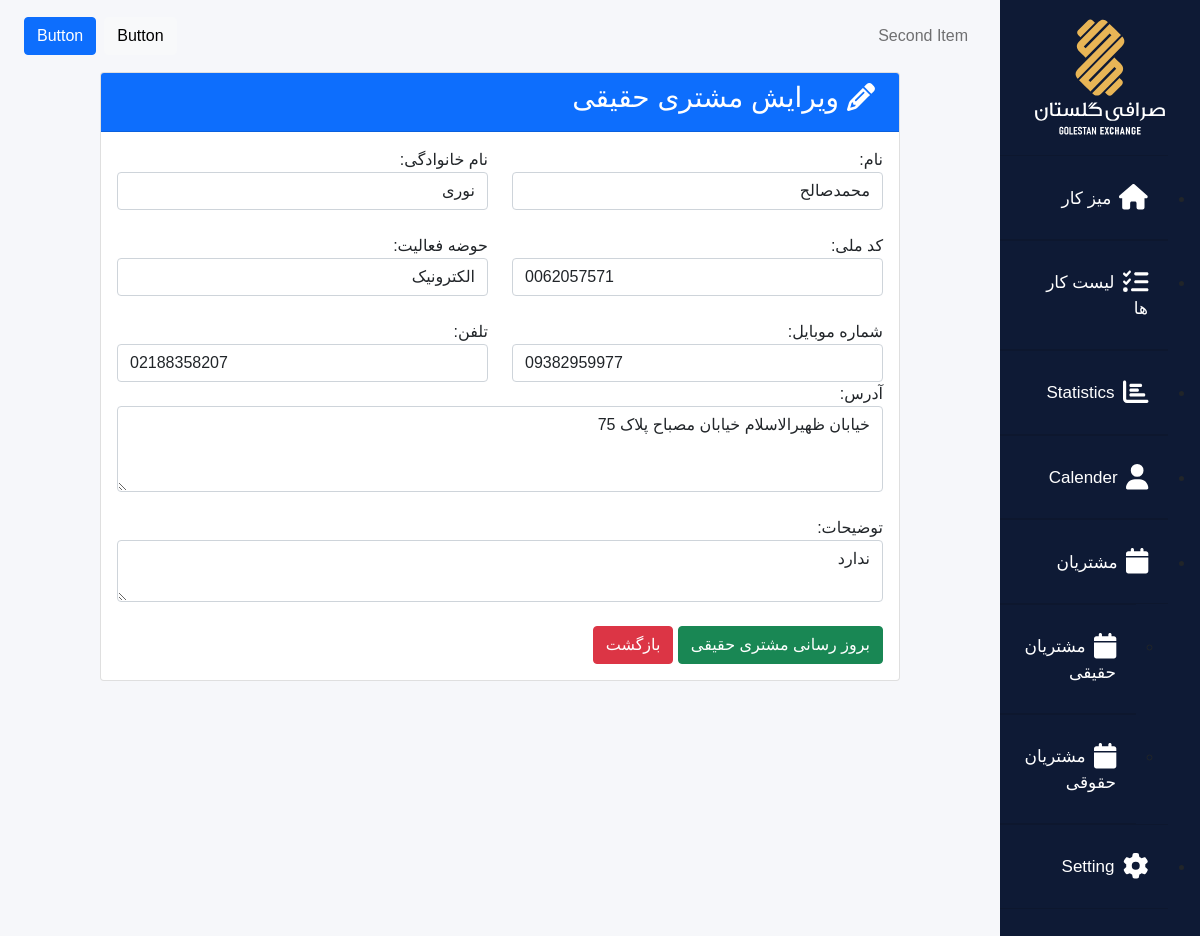
/customers/edit_customer/1, run on the app's committed database.
### customers/models.py (models this page shows, shortened)
class Customer(models.Model):
    name= models.CharField(max_length =40)
    family= models.CharField(max_length =40)
    nID = models.CharField(max_length =12)
    career = models.CharField(max_length =40)
    mobile = models.CharField(max_length =12)
    tel =models.CharField(max_length =12,null=True,blank=True)
    address =models.TextField(null=True)
    note = models.TextField(null=True,blank=True)

### customers/views.py (the view)
def edit_customer(request, id):
    if request.method == 'POST':
        customer = Customer.objects.get(pk=id)
        form = CustomerForm(request.POST, instance=customer)
        if form.is_valid():
            form.save()
            return render(request,'customers/edit_customer.html',{
                'form': form,
                'success': True
            })
    else:
        customer = Customer.objects.get(pk=id)
        form = CustomerForm(instance=customer)
    return render (request,'customers/edit_customer.html',{
        'form': form
    })

### templates/customers/edit_customer.html (shortened to what this page needs)
{% extends 'base.html' %}
{% block content %}
<div class="row justify-content-center">
  <div class="col-auto">
    <div class="card" style="width: 50rem;">
      <div class="card-header bg-primary text-white  ">
        <h3><i class="fa fa-pencil mx-2 "></i>ویرایش مشتری حقیقی </h3>
      </div>
      <div class="card-body">
        {%if success %}
        <div class="custom-modal mx-auto">
          <div class="succes succes-animation icon-top"><i class="fa fa-check"></i></div>
          <div class="succes border-bottom"></div>
          <div class="content">
            <p class="type">ویرایش </p>
            <p class="message-type">با موفقیت انجام شد </p>
          </div>
        </div>
        <a class="btn btn-danger"   href="{% url 'customers' %}"> بازگشت </a>
        {%else%}
        <form method="post">
          <div class="row">
            <div class="col">
              {{ form.name.label_tag }} {{ form.name }}
            </div>
            <div class="col">
              {{ form.family.label_tag }} {{ form.family }}
            </div>
          </div>
          <br>
          <div class="row">
            <div class="col">
              {{ form.nID.label_tag }} {{ form.nID }}
            </div>
            <div class="col">
              {{ form.career.label_tag }} {{ form.career }}
            </div>
          </div>
          <br>
          <div class="row">
            <div class="col">
              {{ form.mobile.label_tag }} {{ form.mobile }}
            </div>
            <div class="col">
              {{ form.tel.label_tag }} {{ form.tel }}
            </div>
          </div>
          {{ form.address.label_tag }} {{ form.address }}
          <br>
          {{ form.note.label_tag }} {{ form.note }}
          <br>
          <input class="btn btn-success" type="submit" value="بروز رسانی مشتری حقیقی">
          <a class="btn btn-danger"   href="{% url 'customers' %}"> بازگشت </a>
        </form>
        {%endif%}
      </div>
    </div>
  </div>
</div>
{% endblock %}

### static/css/dashboard.css (style rules this page uses)
.home { background: #f6f7fa; }
body { margin: 0; font-family: 'Roboto'; }

### templates/base.html (style rules this page uses)
body { font-family: 'yekan', sans-serif; }

### data on the page
Customer: name "محمدصالح", family "نوری", nID "0062057571", career "الکترونیک", mobile "09382959977", tel "02188358207", address "خیابان ظهیرالاسلام خیابان مصباح پلاک 75", note "ندارد"
